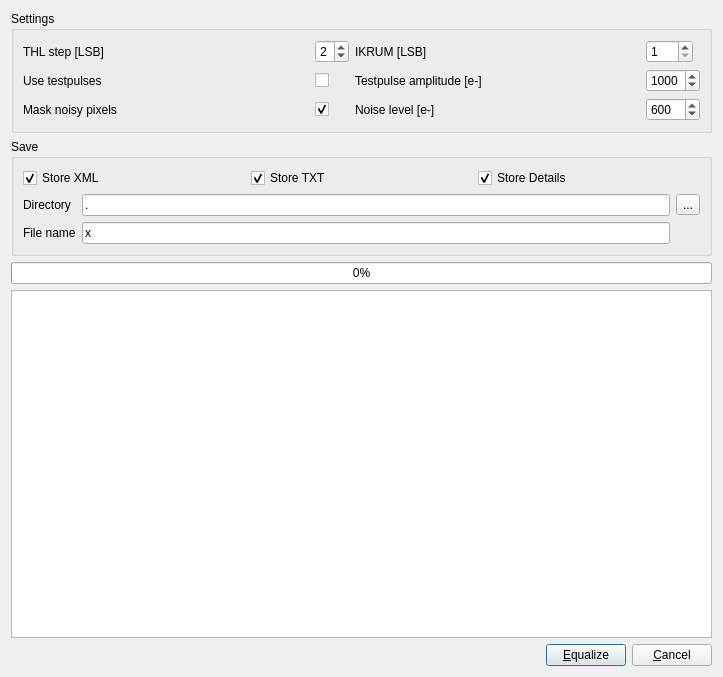
<?xml version="1.0" encoding="UTF-8"?>
<ui version="4.0">
 <class>EqualizeForm</class>
 <widget class="QDialog" name="EqualizeForm">
  <property name="geometry">
   <rect>
    <x>0</x>
    <y>0</y>
    <width>723</width>
    <height>677</height>
   </rect>
  </property>
  <property name="windowTitle">
   <string>Dialog</string>
  </property>
  <layout class="QVBoxLayout" name="verticalLayout">
   <item>
    <widget class="QGroupBox" name="groupBox_2">
     <property name="title">
      <string>Settings</string>
     </property>
     <layout class="QVBoxLayout" name="verticalLayout_3">
      <item>
       <layout class="QGridLayout" name="gridLayout">
        <item row="1" column="0">
         <widget class="QLabel" name="label">
          <property name="text">
           <string>THL step [LSB]</string>
          </property>
         </widget>
        </item>
        <item row="1" column="1">
         <widget class="QSpinBox" name="spinTHLStep">
          <property name="sizePolicy">
           <sizepolicy hsizetype="Fixed" vsizetype="Fixed">
            <horstretch>0</horstretch>
            <verstretch>0</verstretch>
           </sizepolicy>
          </property>
          <property name="specialValueText">
           <string/>
          </property>
          <property name="suffix">
           <string/>
          </property>
          <property name="minimum">
           <number>1</number>
          </property>
          <property name="maximum">
           <number>8</number>
          </property>
          <property name="value">
           <number>2</number>
          </property>
         </widget>
        </item>
        <item row="3" column="0">
         <widget class="QLabel" name="label_5">
          <property name="text">
           <string>Mask noisy pixels</string>
          </property>
         </widget>
        </item>
        <item row="2" column="3">
         <widget class="QLabel" name="label_4">
          <property name="text">
           <string>Testpulse amplitude [e-]</string>
          </property>
         </widget>
        </item>
        <item row="2" column="5">
         <widget class="QSpinBox" name="spinTPAmplitude">
          <property name="maximum">
           <number>2000</number>
          </property>
          <property name="value">
           <number>1000</number>
          </property>
         </widget>
        </item>
        <item row="1" column="5">
         <widget class="QSpinBox" name="spinIKRUM">
          <property name="sizePolicy">
           <sizepolicy hsizetype="Fixed" vsizetype="Fixed">
            <horstretch>0</horstretch>
            <verstretch>0</verstretch>
           </sizepolicy>
          </property>
          <property name="minimum">
           <number>1</number>
          </property>
          <property name="maximum">
           <number>255</number>
          </property>
         </widget>
        </item>
        <item row="2" column="1">
         <widget class="QCheckBox" name="checkUseTP">
          <property name="sizePolicy">
           <sizepolicy hsizetype="Fixed" vsizetype="Fixed">
            <horstretch>0</horstretch>
            <verstretch>0</verstretch>
           </sizepolicy>
          </property>
          <property name="text">
           <string/>
          </property>
         </widget>
        </item>
        <item row="3" column="1">
         <widget class="QCheckBox" name="checkMaskNoisy">
          <property name="text">
           <string/>
          </property>
          <property name="checked">
           <bool>true</bool>
          </property>
         </widget>
        </item>
        <item row="1" column="3">
         <widget class="QLabel" name="label_2">
          <property name="text">
           <string>IKRUM [LSB]</string>
          </property>
         </widget>
        </item>
        <item row="2" column="0">
         <widget class="QLabel" name="label_3">
          <property name="text">
           <string>Use testpulses</string>
          </property>
         </widget>
        </item>
        <item row="3" column="3">
         <widget class="QLabel" name="label_6">
          <property name="text">
           <string>Noise level [e-]</string>
          </property>
         </widget>
        </item>
        <item row="3" column="5">
         <widget class="QSpinBox" name="spinNoiseLevel">
          <property name="maximum">
           <number>2000</number>
          </property>
          <property name="value">
           <number>600</number>
          </property>
         </widget>
        </item>
       </layout>
      </item>
     </layout>
    </widget>
   </item>
   <item>
    <widget class="QGroupBox" name="groupBox">
     <property name="title">
      <string>Save</string>
     </property>
     <layout class="QVBoxLayout" name="verticalLayout_2">
      <item>
       <layout class="QHBoxLayout" name="horizontalLayout_2">
        <item>
         <widget class="QCheckBox" name="checkStoreXML">
          <property name="text">
           <string>Store XML</string>
          </property>
          <property name="checked">
           <bool>true</bool>
          </property>
         </widget>
        </item>
        <item>
         <widget class="QCheckBox" name="checkStoreTxt">
          <property name="text">
           <string>Store TXT</string>
          </property>
          <property name="checked">
           <bool>true</bool>
          </property>
         </widget>
        </item>
        <item>
         <widget class="QCheckBox" name="checkStoreDetails">
          <property name="text">
           <string>Store Details</string>
          </property>
          <property name="checked">
           <bool>true</bool>
          </property>
         </widget>
        </item>
       </layout>
      </item>
      <item>
       <layout class="QGridLayout" name="gridLayout_2">
        <item row="2" column="1">
         <widget class="QLineEdit" name="lineFileName">
          <property name="inputMask">
           <string/>
          </property>
          <property name="text">
           <string>x</string>
          </property>
         </widget>
        </item>
        <item row="2" column="0">
         <widget class="QLabel" name="labelFileName">
          <property name="text">
           <string>File name</string>
          </property>
         </widget>
        </item>
        <item row="0" column="1">
         <widget class="QLineEdit" name="lineDirectory">
          <property name="text">
           <string>.</string>
          </property>
         </widget>
        </item>
        <item row="0" column="2">
         <widget class="QToolButton" name="buttonDirectory">
          <property name="text">
           <string>...</string>
          </property>
         </widget>
        </item>
        <item row="0" column="0">
         <widget class="QLabel" name="labelDir">
          <property name="text">
           <string>Directory</string>
          </property>
         </widget>
        </item>
       </layout>
      </item>
     </layout>
    </widget>
   </item>
   <item>
    <widget class="QProgressBar" name="progressBar">
     <property name="value">
      <number>0</number>
     </property>
    </widget>
   </item>
   <item>
    <widget class="QTextEdit" name="textEdit">
     <property name="readOnly">
      <bool>true</bool>
     </property>
    </widget>
   </item>
   <item>
    <layout class="QHBoxLayout" name="horizontalLayout">
     <item>
      <spacer name="horizontalSpacer">
       <property name="orientation">
        <enum>Qt::Horizontal</enum>
       </property>
       <property name="sizeHint" stdset="0">
        <size>
         <width>40</width>
         <height>20</height>
        </size>
       </property>
      </spacer>
     </item>
     <item>
      <widget class="QPushButton" name="buttonEqualize">
       <property name="text">
        <string>&amp;Equalize</string>
       </property>
      </widget>
     </item>
     <item>
      <widget class="QPushButton" name="buttonCancel">
       <property name="text">
        <string>&amp;Cancel</string>
       </property>
      </widget>
     </item>
    </layout>
   </item>
  </layout>
 </widget>
 <resources/>
 <connections/>
</ui>
